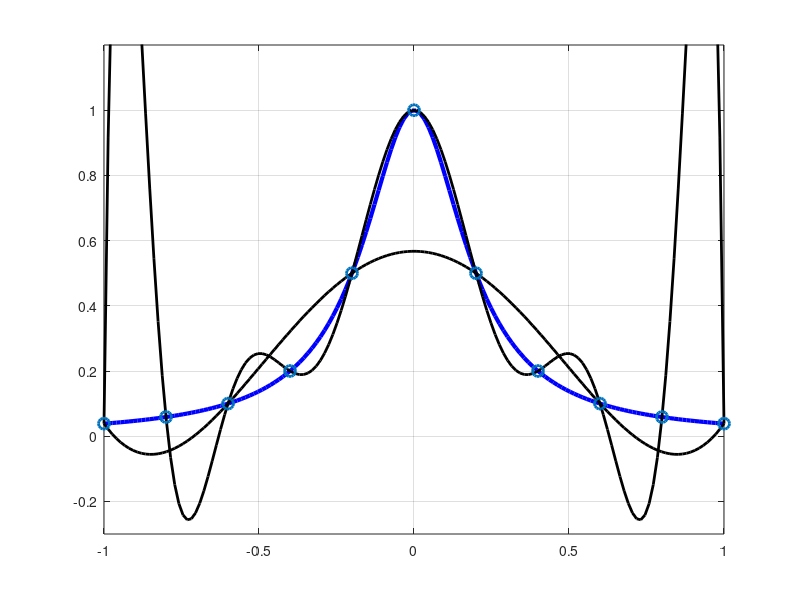

Here is the MATLAB script that generated this plot:
%5.4  rungecode.m

function runge
% Illustrates the Runge phenomenon of oscillations in polynomial
% interpolation. The function f(x)=1/(1+25x^2) is fitted with 
% interpolating polynomials of degree 6, 8, and 10 on [-1,1], 
% all of which show oscillations near the ends of the interval.

% Create the data points for plotting f(x)
xx=linspace(-1,1,150);   yy=1./(1+25*xx.^2);

% 6 data points needed to find the 5-th degree interpolating polynomial p6
x5=linspace(-1,1,6);    y5=1./(1+25*x5.^2);     p5=polyfit(x5,y5,5);

% 9 data points needed to find the 8-th degree interpolating polynomial p8
% x8=linspace(-1,1,9);    y8=1./(1+25*x8.^2);     p8=polyfit(x8,y8,8);

% 11 data points needed to find the 10-th degree interpolating polynomial p10
x10=linspace(-1,1,11);  y10=1./(1+25*x10.^2);   p10=polyfit(x10,y10,10);

% plot f(x)
plot(xx,yy,'-b','LineWidth',3), hold on

x = -1:0.2:1; y = 1./(1+25*x.^2);
%plot interpolations
%change x5, x8, x10 below to xx for plotting the interpolants at all points xx
plot(xx,polyval(p5,xx),'-k','LineWidth',2)
% plot(xx,polyval(p8,xx),'-go','LineWidth',2)
plot(xx,polyval(p10,xx),'-k','LineWidth',2)

% legend('f=1/(1+25x^2)','5th degree polynomial','10th degree polynomial')
grid on
axis([-1 1 -0.3 1.2]);
hold on;
plot(x,y,'o','LineWidth',2,'MarkerSize',8)
end